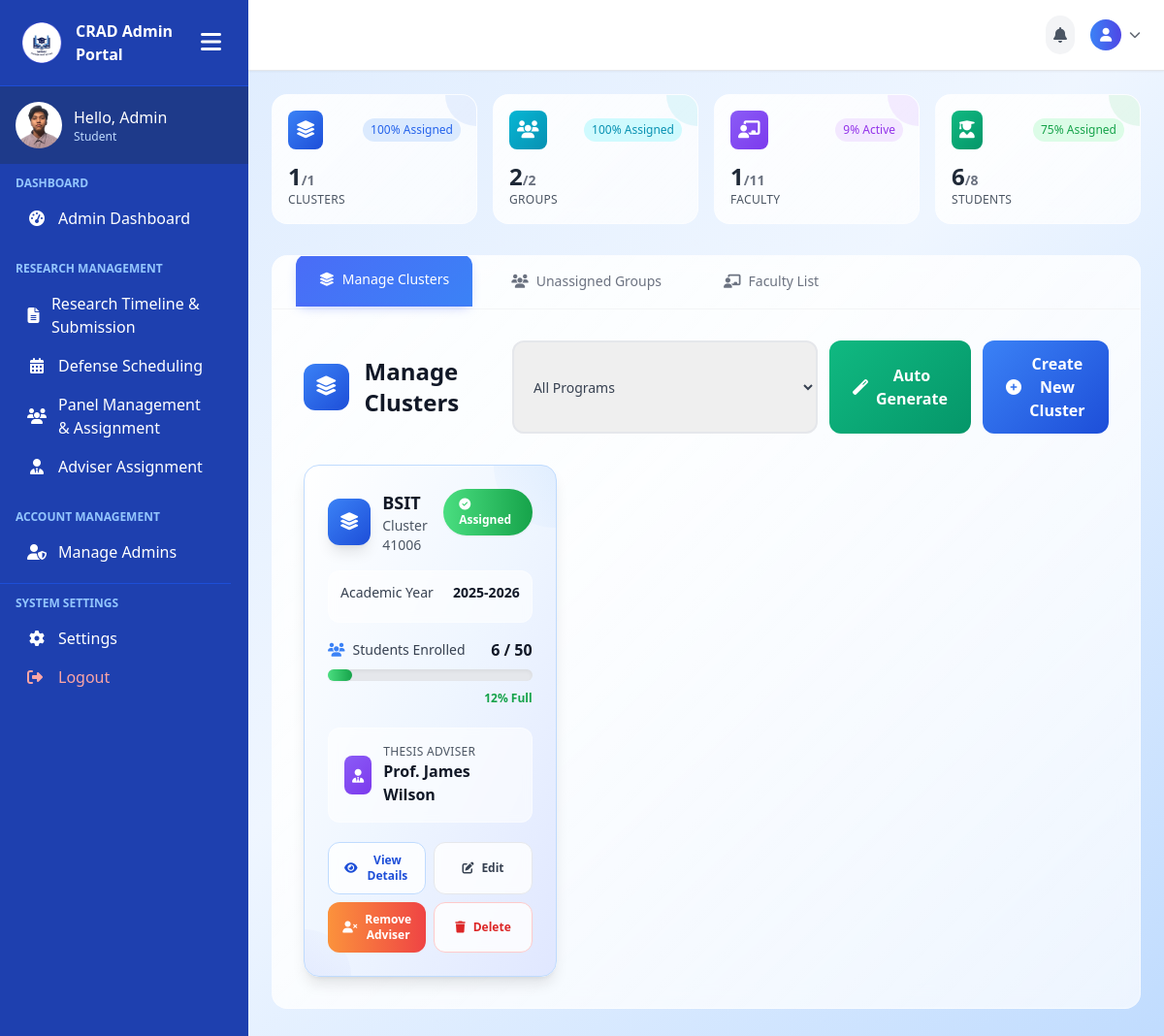
The page /admin-pages/adviser-assignment.php (signed in) on the database its author committed.
### tables this page shows
CREATE TABLE `user_tbl` (
  `user_id` int(11) NOT NULL,
  `email` varchar(150) NOT NULL,
  `password` varchar(255) NOT NULL,
  `role` enum('Admin','Faculty','Student') NOT NULL DEFAULT 'Student',
  `created_at` timestamp NOT NULL DEFAULT current_timestamp()
);

CREATE TABLE `clusters` (
  `id` int(11) NOT NULL,
  `program` varchar(100) NOT NULL,
  `cluster` varchar(50) NOT NULL,
  `school_year` varchar(20) NOT NULL,
  `faculty_id` int(11) DEFAULT NULL,
  `assigned_date` date DEFAULT NULL,
  `student_count` int(11) DEFAULT 0,
  `capacity` int(11) DEFAULT 50,
  `status` enum('assigned','pending','unassigned') DEFAULT 'unassigned',
  `created_date` timestamp NOT NULL DEFAULT current_timestamp() ON UPDATE current_timestamp()
);

CREATE TABLE `faculty` (
  `id` int(11) NOT NULL,
  `fullname` varchar(100) NOT NULL,
  `department` varchar(50) NOT NULL,
  `expertise` varchar(100) NOT NULL
);

### admin-pages/adviser-assignment.php (the view, shortened to what the rows shown need)
<?php
include('../includes/connection.php');
$clusters = mysqli_query(
    $conn,
    "SELECT c.*, f.fullname AS adviser_name
     FROM clusters c
     LEFT JOIN faculty f ON c.faculty_id = f.id
     ORDER BY c.program, c.cluster"
);
?>
<!DOCTYPE html>
<html lang="en">
<head>
    <script src="https://cdn.tailwindcss.com"></script>
    <link rel="stylesheet" href="https://cdnjs.cloudflare.com/ajax/libs/font-awesome/6.4.0/css/all.min.css">
</head>
<body class="bg-gradient-to-br from-blue-100 via-blue-50 to-blue-200 text-gray-800 font-sans min-h-screen">
    <div class="min-h-screen flex">
        <?php include('../includes/admin-sidebar.php'); ?>
        <main class="flex-1 overflow-y-auto p-6">
            <div class="container mx-auto">
                <div class="stats-card rounded-2xl overflow-hidden mb-8 animate-scale-in">
                    <div class="tab-content p-8" id="myTabContent">
                        <div class="tab-pane active" id="manage" role="tabpanel">
                            <div class="grid grid-cols-1 md:grid-cols-2 lg:grid-cols-3 gap-6 mt-6">
                                <?php while ($cluster = mysqli_fetch_assoc($clusters)):
                                    $percentage = $cluster['capacity'] > 0 ? ($cluster['student_count'] / $cluster['capacity']) * 100 : 0;
                                ?>
                                <div class="cluster-card bg-gradient-to-br from-white via-blue-50 to-indigo-100 rounded-2xl shadow-lg border border-blue-200 h-full relative overflow-hidden" data-program="<?= htmlspecialchars($cluster['program']) ?>">
                                    <div class="absolute top-0 right-0 w-32 h-32 bg-gradient-to-bl from-blue-400/20 to-transparent rounded-full -translate-y-16 translate-x-16"></div>
                                    <div class="absolute bottom-0 left-0 w-24 h-24 bg-gradient-to-tr from-indigo-400/20 to-transparent rounded-full translate-y-12 -translate-x-12"></div>
                                    <div class="p-6 relative z-10">
                                        <div class="flex justify-between items-start mb-4">
                                            <div class="flex items-center">
                                                <div class="gradient-blue p-3 rounded-xl mr-3 shadow-lg">
                                                    <i class="fas fa-layer-group text-white text-lg"></i>
                                                </div>
                                                <div>
                                                    <h5 class="font-bold text-gray-900 text-lg"><?= htmlspecialchars($cluster['program']) ?></h5>
                                                    <p class="text-gray-600 text-sm font-medium">Cluster <?= htmlspecialchars($cluster['cluster']) ?></p>
                                                </div>
                                            </div>
                                            <span class="px-4 py-2 rounded-full text-xs font-bold shadow-sm <?= $cluster['status'] == 'assigned' ? 'bg-gradient-to-r from-green-400 to-green-600 text-white' : 'bg-gradient-to-r from-yellow-400 to-orange-500 text-white' ?>">
                                                <i class="fas <?= $cluster['status'] == 'assigned' ? 'fa-check-circle' : 'fa-clock' ?> mr-1"></i>
                                                <?= ucfirst($cluster['status']) ?>
                                            </span>
                                        </div>
                                        <div class="bg-white/60 backdrop-blur-sm rounded-xl p-3 mb-4 border border-white/40">
                                            <div class="flex items-center justify-between text-sm mb-2">
                                                <span class="text-gray-700 font-medium">Academic Year</span>
                                                <span class="text-gray-900 font-semibold"><?= htmlspecialchars($cluster['school_year']) ?></span>
                                            </div>
                                        </div>
                                        <div class="mb-5">
                                            <div class="flex justify-between items-center mb-2">
                                                <span class="text-gray-700 font-medium text-sm flex items-center">
                                                    <i class="fas fa-users mr-2 text-blue-500"></i>
                                                    Students Enrolled
                                                </span>
                                                <span class="text-gray-900 font-bold"><?= $cluster['student_count'] ?> / <?= $cluster['capacity'] ?></span>
                                            </div>
                                            <div class="w-full bg-gray-200 rounded-full h-3 shadow-inner">
                                                <div class="h-3 rounded-full bg-gradient-to-r <?= $percentage < 60 ? 'from-green-400 to-green-600' : ($percentage < 90 ? 'from-yellow-400 to-orange-500' : 'from-red-400 to-red-600') ?> shadow-sm transition-all duration-500" style="width: <?= $percentage ?>%"></div>
                                            </div>
                                            <div class="text-right mt-1">
                                                <span class="text-xs font-semibold <?= $percentage < 60 ? 'text-green-600' : ($percentage < 90 ? 'text-orange-600' : 'text-red-600') ?>"><?= round($percentage) ?>% Full</span>
                                            </div>
                                        </div>
                                        <div class="bg-white/60 backdrop-blur-sm rounded-xl p-4 mb-5 border border-white/40">
                                            <div class="flex items-center">
                                                <div class="gradient-purple p-2 rounded-lg mr-3">
                                                    <i class="fas fa-user-tie text-white text-sm"></i>
                                                </div>
                                                <div class="flex-1">
                                                    <p class="text-xs text-gray-600 font-medium uppercase tracking-wide">Thesis Adviser</p>
                                                    <p class="text-gray-900 font-semibold">
                                                        <?= $cluster['adviser_name'] ? htmlspecialchars($cluster['adviser_name']) : '<span class="text-red-500 flex items-center"><i class="fas fa-exclamation-triangle mr-1"></i>Not assigned</span>' ?>
                                                    </p>
                                                </div>
                                            </div>
                                        </div>
                                        <div class="cluster-actions grid grid-cols-2 gap-2">
                                            <button class="bg-white/80 hover:bg-white border border-blue-200 hover:border-blue-300 text-blue-700 hover:text-blue-800 py-2.5 px-4 rounded-xl text-xs font-semibold flex items-center justify-center transition-all duration-300 hover:shadow-md backdrop-blur-sm"
                                                    onclick="viewCluster(<?= $cluster['id'] ?>)">
                                                <i class="fas fa-eye mr-2"></i>View Details
                                            </button>
                                            <button class="bg-white/80 hover:bg-white border border-gray-200 hover:border-gray-300 text-gray-700 hover:text-gray-800 py-2.5 px-4 rounded-xl text-xs font-semibold flex items-center justify-center transition-all duration-300 hover:shadow-md backdrop-blur-sm"
                                                    data-bs-toggle="modal" data-bs-target="#editClusterModal"
                                                    data-cluster-id="<?= $cluster['id'] ?>"
                                                    data-program="<?= htmlspecialchars($cluster['program']) ?>"
                                                    data-cluster="<?= htmlspecialchars($cluster['cluster']) ?>"
                                                    data-school-year="<?= htmlspecialchars($cluster['school_year']) ?>"
                                                    data-capacity="<?= $cluster['capacity'] ?>">
                                                <i class="fas fa-edit mr-2"></i>Edit
                                            </button>
                                            <?php if ($cluster['faculty_id']): ?>
                                            <form method="POST" class="col-span-1">
                                                <button type="submit" name="remove_adviser" class="w-full bg-gradient-to-r from-orange-400 to-red-500 hover:from-orange-500 hover:to-red-600 text-white py-2.5 px-4 rounded-xl text-xs font-semibold flex items-center justify-center transition-all duration-300 hover:shadow-lg transform hover:scale-105"
                                                        onclick="return confirm('Remove adviser from this cluster?')">
                                                    <i class="fas fa-user-times mr-2"></i>Remove Adviser
                                                </button>
                                            </form>
                                            <?php endif; ?>
                                            <button class="bg-white/80 hover:bg-red-50 border border-red-200 hover:border-red-300 text-red-600 hover:text-red-700 py-2.5 px-4 rounded-xl text-xs font-semibold flex items-center justify-center transition-all duration-300 hover:shadow-md backdrop-blur-sm"
                                                    data-bs-toggle="modal" data-bs-target="#deleteClusterModal"
                                                    data-cluster-id="<?= $cluster['id'] ?>">
                                                <i class="fas fa-trash mr-2"></i>Delete
                                            </button>
                                        </div>
                                    </div>
                                </div>
                                <?php endwhile; ?>
                            </div>
                        </div>
                    </div>
                </div>
            </div>
        </main>
    </div>
</body>
</html>

### includes/admin-sidebar.php (shortened to what the rows shown need)
<?php
include("../includes/connection.php");
$user_id = $_SESSION['user_id'];
$sql = "SELECT role FROM user_tbl WHERE user_id = ?";
$stmt = $conn->prepare($sql);
$stmt->bind_param("i", $user_id);
$stmt->execute();
$result = $stmt->get_result();
$user = $result->fetch_assoc();
$role = $user['role'];
$greeting = "Hello, " . match($role) {
    'admin' => 'Admin',
    'student' => 'Student',
    default => 'Admin'
};
?>
<!DOCTYPE html>
<html lang="en">
<head>
    <script src="https://cdn.tailwindcss.com"></script>
    <link rel="stylesheet" href="https://cdnjs.cloudflare.com/ajax/libs/font-awesome/6.5.0/css/all.min.css">
</head>
<body>
<div class="sidebar sidebar-transition bg-blue-800 text-white flex flex-col hidden md:flex h-screen w-64" id="sidebar">
    <div class="p-4 flex items-center space-x-3 bg-blue-900">
        <div>
            <p class="font-medium profile-name"><?php echo htmlspecialchars($greeting); ?></p>
            <p class="text-xs text-blue-200 profile-role"><?php echo htmlspecialchars($role); ?></p>
        </div>
    </div>
</div>
</body>
</html>

### rows shown on the page
user_tbl: role "Hello, Admin", role "Student"
clusters: program "BSIT", cluster "41006", status "Assigned", school_year "2025-2026", student_count "6", capacity "50", percentage "12", faculty.fullname "Prof. James Wilson"

### other values the page prints
$assigned_clusters "1"
$total_clusters "1"
$assigned_groups "2"
$total_groups "2"
$assigned_faculty "1"
$total_faculty "11"
$assigned_students "6"
$total_students "8"
